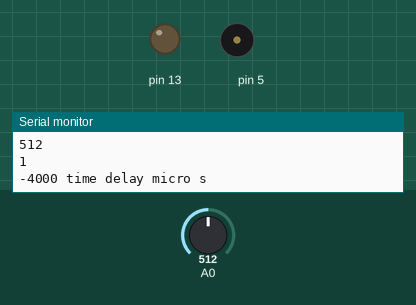
A sketch run on a simulated Arduino Uno, built with avr-gcc and run on an emulated ATmega328P. Parts: output pins drawn as LEDs (lit = HIGH), buzzer (waves = sounding), the last lines printed to the serial monitor. The inputs (shaded band) are chosen by the test bench; at power-on: A0 = 512.

Above: at 1.2 s.
1.3 s: A0 set to 488
2.8 s: A0 set to 463
At 3.6 s:
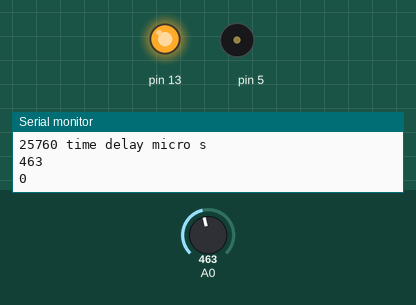
5.8 s: A0 set to 500
At 6.4 s:
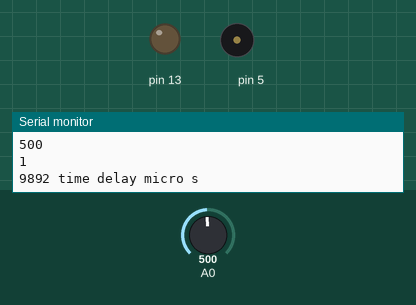
8.8 s: A0 set to 460
At 9.6 s:
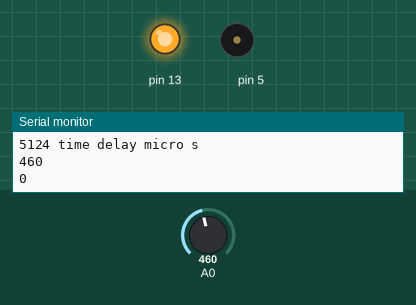
11.8 s: A0 set to 511
At 12.7 s:
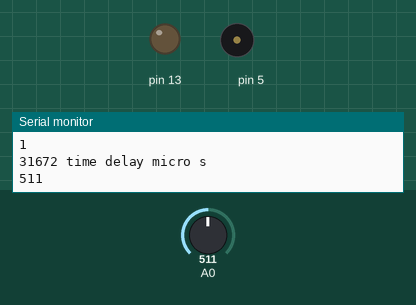
Timing chart, 0 to 14.3 s (numbered marks = the images above; inputs shaded):
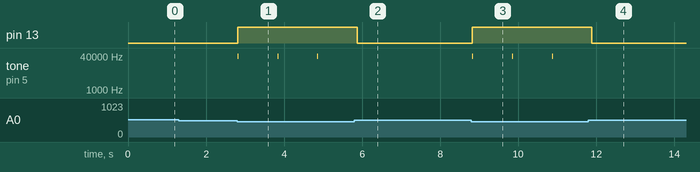

The sketch:

Pinger-Transponder-feeding_HCSR04_using_ADC_1.3.ino
```cpp
// Based on ADC sound input. Including transmit pulse for transponder.
// Feb 5th. Transponder working but needs testing.
#include <Wire.h>  // Comes with Arduino IDE

const byte LED = 13;

int state, state0, new_state, time0, time1, reading, pin = 0, i = 1;

//https://arduino.stackexchange.com/questions/39942/measuring-time-between-two-photoresistors-and-printing-time-on-lcd
const int THRESHOLD_LOW  = 470;
const int THRESHOLD_HIGH = 490;
int previousState;

void setup ()
{

  Serial.begin(9600);
  Wire.begin();
  // initialize digital pin 13 as an output.
  pinMode(13, OUTPUT);
  pinMode(4, OUTPUT);
  pinMode(5, OUTPUT);
  pinMode(0, INPUT);

}  // end of setup

void loop ()
{
  int reading = analogRead(A0);
  //Test
  // reading = 200;

  //Hysteresis section
  if (previousState == LOW && reading >= THRESHOLD_HIGH) {
    previousState = HIGH;
  } else if (previousState == HIGH && reading < THRESHOLD_LOW) {
    previousState = LOW;
  } else {
    previousState = previousState;
  }

  state0 = previousState;
  new_state = state0;

  //Next routine detects falling state
  if (state0 == HIGH && new_state == LOW)  {
    // ADC 0 went from HIGH to LOW.
  }
  state0 = new_state;  // state has changed

  // Serial.println(previousState);
  Serial.println(reading);
  Serial.println(state0);
  //delay (50);

  if (state0 == LOW) {

    digitalWrite(13, HIGH);   // turn the LED on
    time0 = micros();

    // TEST transmit once Transponder ultrasonic output on Pin 4,5
    tone(4, 40000);
    tone(5, 40000);
    delay(20);
    noTone(4);
    noTone(5);

    state0 = HIGH;

    delay(1000);              // wait for a little, was 50

  }

  else
    digitalWrite(13, LOW);


  time1 = micros();
  Serial.print(time1 - time0);
  Serial.println(" time delay micro s");

  //TEST TURNED OFF Regular ultrasonic output on Pin 4,5
  //tone(4, 40000);
  //tone(5, 40000);
  //delay(200);
  //noTone(4);
  //noTone(5);
  //delay(3000);

  state = state0;  // save for next time

}
```

Measured:
- the behaviour switches between 470 and 469 on A0 (found by bisection; images 0 and 1)
- after the input at 2.8 s, pin 13: LOW → HIGH at once; tone on pin 5: alternates 40000 Hz for 0.02 s and silent for 1.0 s, starting at once
- after the input at 5.8 s, pin 13: HIGH → LOW after 0.08 s; tone on pin 5: stops changing and stays silent
- after the input at 8.8 s, pin 13: LOW → HIGH at once; tone on pin 5: alternates 40000 Hz for 0.02 s and silent for 1.0 s, starting at once
- after the input at 11.8 s, pin 13: HIGH → LOW after 0.09 s; tone on pin 5: stops changing and stays silent
